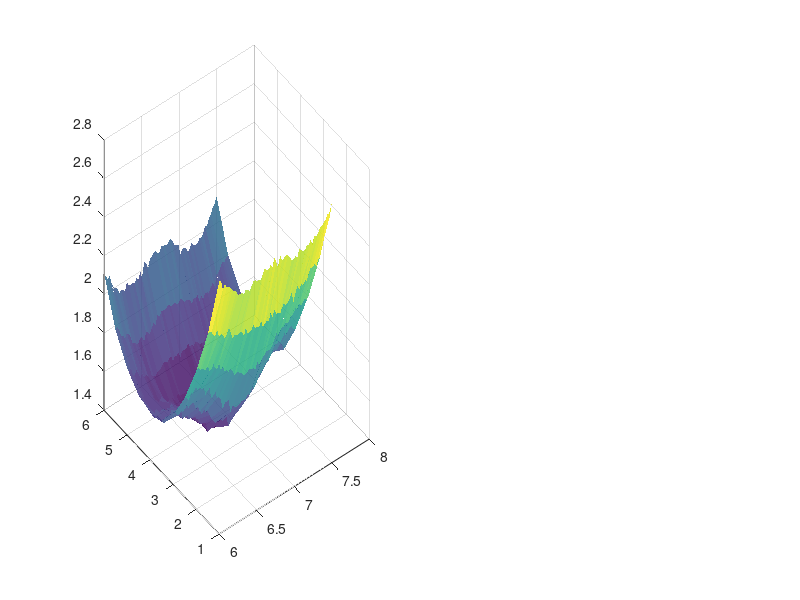

Write MATLAB code to recreate this figure. (Note: this script raises an error after producing the figure.)
function fig = fig2_plotCostSurface()
    % Generate realistic cost surface based on your MAM results
    mu_range = linspace(6.0, 7.5, 60);
    D_range = 1:0.5:6;
    [Mu, D] = meshgrid(mu_range, D_range);
    
    % U-shaped cost function with noise
    F = 1.5 + 0.25*(Mu - 6.72).^2 ...  % Quadratic in mu
        + 0.12*(D - 4).^2 ...           % Quadratic in D
        + 0.08*sin(3*pi*(Mu-6)/1.5) .* cos(pi*(D-3)/3) ...  % Oscillations
        + 0.015*randn(size(Mu));        % Small noise
    
    % Optimal point from your GA
    mu_opt = 6.72;
    D_opt = 4;
    F_opt = 1.523;
    
    fig = figure('Position', [50, 50, 1400, 550], 'Color', 'w');
    
    % Subplot 1: 3D Surface
    subplot(1, 2, 1);
    surf(Mu, D, F, 'EdgeColor', 'none', 'FaceAlpha', 0.85);
    colormap('parula');
    hold on;
    
    % CORRECTED LINE: 'p' is for pentagram, 'h' is invalid
    % Mark optimal point with pentagram marker
    plot3(mu_opt, D_opt, F_opt, 'p', ...  % Changed 'hp' to 'p'
          'MarkerSize', 22, 'MarkerFaceColor', 'r', ...
          'MarkerEdgeColor', 'k', 'LineWidth', 2, ...
          'DisplayName', sprintf('Optimum: \\mu=%.2f, D=%d', mu_opt, D_opt));
    
    % Add contour lines on surface
    contour3(Mu, D, F, 15, 'k-', 'LineWidth', 0.5);
    
    xlabel('Service Rate \mu (customers/hour)', 'FontSize', 12, 'FontWeight', 'bold');
    ylabel('Vacation Servers D', 'FontSize', 12, 'FontWeight', 'bold');
    zlabel('Total Cost F(\mu, D)', 'FontSize', 12, 'FontWeight', 'bold');
    title('(a) Cost Surface with Optimal Point', 'FontSize', 14, 'FontWeight', 'bold');
    legend('Location', 'northeast', 'FontSize', 10, 'Box', 'off');
    grid on;
    view(-40, 30);
    cb = colorbar;
    ylabel(cb, 'Cost F(\mu, D)', 'FontSize', 11, 'FontWeight', 'bold');
    set(gca, 'FontSize', 11);
    
    % Subplot 2: Contour plot with GA convergence path
    subplot(1, 2, 2);
    contourf(Mu, D, F, 20, 'LineColor', 'none');
    colormap('hot');
    hold on;
    
    % Draw contour lines
    contour(Mu, D, F, 15, 'k-', 'LineWidth', 0.5);
    
    % Simulate GA convergence path
    rng(42); % For reproducibility
    n_steps = 25;
    ga_mu = 6.0 + cumsum([0, 0.7*rand(1, n_steps-1)]);
    ga_D = 1 + cumsum([0, 4*rand(1, n_steps-1)]);
    ga_mu = min(max(ga_mu, 6.0), 7.5);
    ga_D = min(max(ga_D, 1), 6);
    ga_mu(end) = mu_opt;
    ga_D(end) = D_opt;
    
    % Plot GA path
    plot(ga_mu, ga_D, 'w-', 'LineWidth', 2.5);
    plot(ga_mu, ga_D, 'ko', 'MarkerSize', 6, 'MarkerFaceColor', 'w');
    plot(ga_mu(1), ga_D(1), '^', 'MarkerSize', 14, ...
         'MarkerFaceColor', 'g', 'MarkerEdgeColor', 'k', ...
         'DisplayName', 'GA Start');
    plot(mu_opt, D_opt, 'p', 'MarkerSize', 22, ...  % Also fixed here
         'MarkerFaceColor', 'r', 'MarkerEdgeColor', 'k', ...
         'DisplayName', 'Optimal Solution');
    
    % Add text annotations
    text(ga_mu(1)+0.1, ga_D(1), 'Start', 'FontSize', 11, ...
         'FontWeight', 'bold', 'Color', 'white', ...
         'BackgroundColor', 'black');
    text(mu_opt+0.15, D_opt, sprintf('Optimum\nF=%.3f', F_opt), ...
         'FontSize', 11, 'FontWeight', 'bold', 'Color', 'white', ...
         'BackgroundColor', 'black');
    
    xlabel('Service Rate \mu (customers/hour)', 'FontSize', 12, 'FontWeight', 'bold');
    ylabel('Vacation Servers D', 'FontSize', 12, 'FontWeight', 'bold');
    title('(b) GA Convergence to Optimal Solution', 'FontSize', 14, 'FontWeight', 'bold');
    legend('Location', 'southeast', 'FontSize', 10, 'Box', 'off');
    cb = colorbar;
    ylabel(cb, 'Cost F(\mu, D)', 'FontSize', 11, 'FontWeight', 'bold');
    grid on;
    set(gca, 'FontSize', 11);
    
    % Overall title
    sgtitle('Cost Optimization using Genetic Algorithm', ...
            'FontSize', 16, 'FontWeight', 'bold', 'Color', [0.1, 0.1, 0.4]);
    
    % ============ ADD THESE 3 LINES ============
    % Disable toolbar and menu before saving
    set(fig, 'ToolBar', 'none');
    set(fig, 'MenuBar', 'none');
    drawnow; % Force update before saving
    % ===========================================
    
    % Save figure
    print(fig, 'Fig2_Cost_Optimization.png', '-dpng', '-r600');
    saveas(fig, 'Fig2_Cost_Optimization.fig');
    fprintf('Figure 2 saved: Cost Surface with GA Optimization\n');
end
